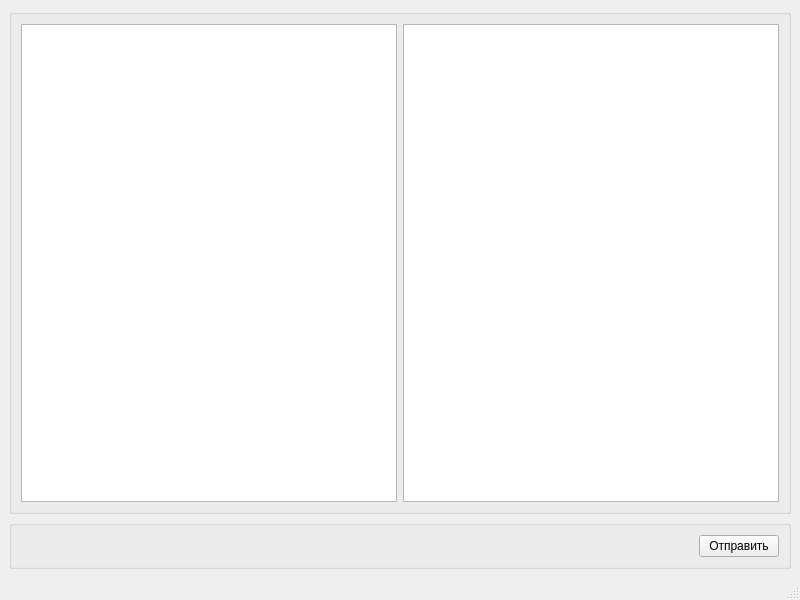
<?xml version="1.0" encoding="UTF-8"?>
<ui version="4.0">
 <class>SkyBlocksEditor</class>
 <widget class="QMainWindow" name="SkyBlocksEditor">
  <property name="geometry">
   <rect>
    <x>0</x>
    <y>0</y>
    <width>800</width>
    <height>600</height>
   </rect>
  </property>
  <property name="windowTitle">
   <string>SkyBlocksEditor</string>
  </property>
  <widget class="QWidget" name="centralwidget">
   <layout class="QVBoxLayout" name="verticalLayout">
    <item>
     <widget class="QGroupBox" name="editorBox">
      <property name="title">
       <string/>
      </property>
      <layout class="QHBoxLayout" name="horizontalLayout">
       <item>
        <widget class="QTextEdit" name="codeEdit">
         <property name="font">
          <font>
           <family>FreeMono</family>
          </font>
         </property>
         <property name="tabStopWidth">
          <number>30</number>
         </property>
        </widget>
       </item>
       <item>
        <widget class="QGraphicsView" name="diagramView"/>
       </item>
      </layout>
     </widget>
    </item>
    <item>
     <widget class="QGroupBox" name="botButtonGroupBox">
      <property name="title">
       <string/>
      </property>
      <layout class="QHBoxLayout" name="horizontalLayout_2">
       <item>
        <spacer name="horizontalSpacer">
         <property name="orientation">
          <enum>Qt::Horizontal</enum>
         </property>
         <property name="sizeHint" stdset="0">
          <size>
           <width>665</width>
           <height>20</height>
          </size>
         </property>
        </spacer>
       </item>
       <item>
        <widget class="QPushButton" name="sendCodeButton">
         <property name="text">
          <string>Отправить</string>
         </property>
        </widget>
       </item>
      </layout>
     </widget>
    </item>
   </layout>
  </widget>
  <widget class="QMenuBar" name="menubar">
   <property name="geometry">
    <rect>
     <x>0</x>
     <y>0</y>
     <width>800</width>
     <height>22</height>
    </rect>
   </property>
  </widget>
  <widget class="QStatusBar" name="statusbar"/>
 </widget>
 <resources/>
 <connections/>
</ui>
